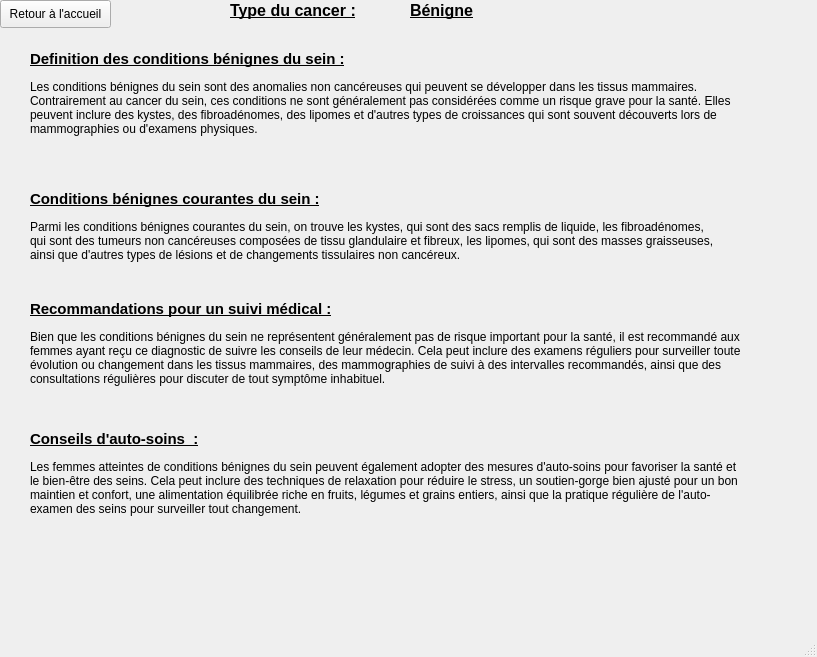
<?xml version="1.0" encoding="UTF-8"?>
<ui version="4.0">
 <class>MainWindow</class>
 <widget class="QMainWindow" name="MainWindow">
  <property name="geometry">
   <rect>
    <x>0</x>
    <y>0</y>
    <width>817</width>
    <height>657</height>
   </rect>
  </property>
  <property name="windowTitle">
   <string>Information sur Bénigne</string>
  </property>
  <property name="windowIcon">
   <iconset>
    <normaloff>../../projet/icon_cancer.ico</normaloff>../../projet/icon_cancer.ico</iconset>
  </property>
  <widget class="QWidget" name="centralwidget">
   <widget class="QPushButton" name="pushButton">
    <property name="geometry">
     <rect>
      <x>0</x>
      <y>0</y>
      <width>111</width>
      <height>28</height>
     </rect>
    </property>
    <property name="text">
     <string>Retour à l'accueil</string>
    </property>
   </widget>
   <widget class="QLabel" name="label">
    <property name="geometry">
     <rect>
      <x>230</x>
      <y>0</y>
      <width>171</width>
      <height>21</height>
     </rect>
    </property>
    <property name="font">
     <font>
      <pointsize>12</pointsize>
      <weight>75</weight>
      <bold>true</bold>
      <underline>true</underline>
      <strikeout>false</strikeout>
     </font>
    </property>
    <property name="text">
     <string>Type du cancer :</string>
    </property>
   </widget>
   <widget class="QLabel" name="label_2">
    <property name="geometry">
     <rect>
      <x>410</x>
      <y>0</y>
      <width>111</width>
      <height>21</height>
     </rect>
    </property>
    <property name="font">
     <font>
      <pointsize>12</pointsize>
      <weight>75</weight>
      <bold>true</bold>
      <underline>true</underline>
      <strikeout>false</strikeout>
     </font>
    </property>
    <property name="text">
     <string>Bénigne</string>
    </property>
   </widget>
   <widget class="QLabel" name="label_3">
    <property name="geometry">
     <rect>
      <x>30</x>
      <y>50</y>
      <width>411</width>
      <height>31</height>
     </rect>
    </property>
    <property name="font">
     <font>
      <pointsize>11</pointsize>
      <weight>75</weight>
      <bold>true</bold>
      <underline>true</underline>
     </font>
    </property>
    <property name="text">
     <string>Definition des conditions bénignes du sein :</string>
    </property>
    <property name="alignment">
     <set>Qt::AlignLeading|Qt::AlignLeft|Qt::AlignTop</set>
    </property>
   </widget>
   <widget class="QLabel" name="label_4">
    <property name="geometry">
     <rect>
      <x>30</x>
      <y>190</y>
      <width>411</width>
      <height>31</height>
     </rect>
    </property>
    <property name="font">
     <font>
      <pointsize>11</pointsize>
      <weight>75</weight>
      <bold>true</bold>
      <underline>true</underline>
     </font>
    </property>
    <property name="text">
     <string>Conditions bénignes courantes du sein :</string>
    </property>
    <property name="alignment">
     <set>Qt::AlignLeading|Qt::AlignLeft|Qt::AlignTop</set>
    </property>
   </widget>
   <widget class="QLabel" name="label_5">
    <property name="geometry">
     <rect>
      <x>30</x>
      <y>300</y>
      <width>401</width>
      <height>31</height>
     </rect>
    </property>
    <property name="font">
     <font>
      <pointsize>11</pointsize>
      <weight>75</weight>
      <bold>true</bold>
      <underline>true</underline>
     </font>
    </property>
    <property name="text">
     <string>Recommandations pour un suivi médical :</string>
    </property>
    <property name="alignment">
     <set>Qt::AlignLeading|Qt::AlignLeft|Qt::AlignTop</set>
    </property>
   </widget>
   <widget class="QLabel" name="label_6">
    <property name="geometry">
     <rect>
      <x>30</x>
      <y>430</y>
      <width>381</width>
      <height>31</height>
     </rect>
    </property>
    <property name="font">
     <font>
      <pointsize>11</pointsize>
      <weight>75</weight>
      <bold>true</bold>
      <underline>true</underline>
     </font>
    </property>
    <property name="text">
     <string>Conseils d'auto-soins  :</string>
    </property>
    <property name="alignment">
     <set>Qt::AlignLeading|Qt::AlignLeft|Qt::AlignTop</set>
    </property>
   </widget>
   <widget class="QLabel" name="label_7">
    <property name="geometry">
     <rect>
      <x>30</x>
      <y>80</y>
      <width>711</width>
      <height>91</height>
     </rect>
    </property>
    <property name="font">
     <font>
      <pointsize>9</pointsize>
     </font>
    </property>
    <property name="text">
     <string>Les conditions bénignes du sein sont des anomalies non cancéreuses qui peuvent se développer dans les tissus mammaires. Contrairement au cancer du sein, ces conditions ne sont généralement pas considérées comme un risque grave pour la santé. Elles peuvent inclure des kystes, des fibroadénomes, des lipomes et d'autres types de croissances qui sont souvent découverts lors de mammographies ou d'examens physiques.</string>
    </property>
    <property name="alignment">
     <set>Qt::AlignLeading|Qt::AlignLeft|Qt::AlignTop</set>
    </property>
    <property name="wordWrap">
     <bool>true</bool>
    </property>
   </widget>
   <widget class="QLabel" name="label_8">
    <property name="geometry">
     <rect>
      <x>30</x>
      <y>220</y>
      <width>691</width>
      <height>71</height>
     </rect>
    </property>
    <property name="font">
     <font>
      <pointsize>9</pointsize>
     </font>
    </property>
    <property name="text">
     <string>Parmi les conditions bénignes courantes du sein, on trouve les kystes, qui sont des sacs remplis de liquide, les fibroadénomes, qui sont des tumeurs non cancéreuses composées de tissu glandulaire et fibreux, les lipomes, qui sont des masses graisseuses, ainsi que d'autres types de lésions et de changements tissulaires non cancéreux.</string>
    </property>
    <property name="alignment">
     <set>Qt::AlignLeading|Qt::AlignLeft|Qt::AlignTop</set>
    </property>
    <property name="wordWrap">
     <bool>true</bool>
    </property>
   </widget>
   <widget class="QLabel" name="label_9">
    <property name="geometry">
     <rect>
      <x>30</x>
      <y>330</y>
      <width>721</width>
      <height>91</height>
     </rect>
    </property>
    <property name="font">
     <font>
      <pointsize>9</pointsize>
     </font>
    </property>
    <property name="text">
     <string>Bien que les conditions bénignes du sein ne représentent généralement pas de risque important pour la santé, il est recommandé aux femmes ayant reçu ce diagnostic de suivre les conseils de leur médecin. Cela peut inclure des examens réguliers pour surveiller toute évolution ou changement dans les tissus mammaires, des mammographies de suivi à des intervalles recommandés, ainsi que des consultations régulières pour discuter de tout symptôme inhabituel.</string>
    </property>
    <property name="alignment">
     <set>Qt::AlignLeading|Qt::AlignLeft|Qt::AlignTop</set>
    </property>
    <property name="wordWrap">
     <bool>true</bool>
    </property>
   </widget>
   <widget class="QLabel" name="label_10">
    <property name="geometry">
     <rect>
      <x>30</x>
      <y>460</y>
      <width>711</width>
      <height>111</height>
     </rect>
    </property>
    <property name="font">
     <font>
      <pointsize>9</pointsize>
     </font>
    </property>
    <property name="text">
     <string>Les femmes atteintes de conditions bénignes du sein peuvent également adopter des mesures d'auto-soins pour favoriser la santé et le bien-être des seins. Cela peut inclure des techniques de relaxation pour réduire le stress, un soutien-gorge bien ajusté pour un bon maintien et confort, une alimentation équilibrée riche en fruits, légumes et grains entiers, ainsi que la pratique régulière de l'auto-examen des seins pour surveiller tout changement.</string>
    </property>
    <property name="alignment">
     <set>Qt::AlignLeading|Qt::AlignLeft|Qt::AlignTop</set>
    </property>
    <property name="wordWrap">
     <bool>true</bool>
    </property>
   </widget>
  </widget>
  <widget class="QMenuBar" name="menubar">
   <property name="geometry">
    <rect>
     <x>0</x>
     <y>0</y>
     <width>817</width>
     <height>26</height>
    </rect>
   </property>
  </widget>
  <widget class="QStatusBar" name="statusbar"/>
 </widget>
 <resources/>
 <connections/>
</ui>
